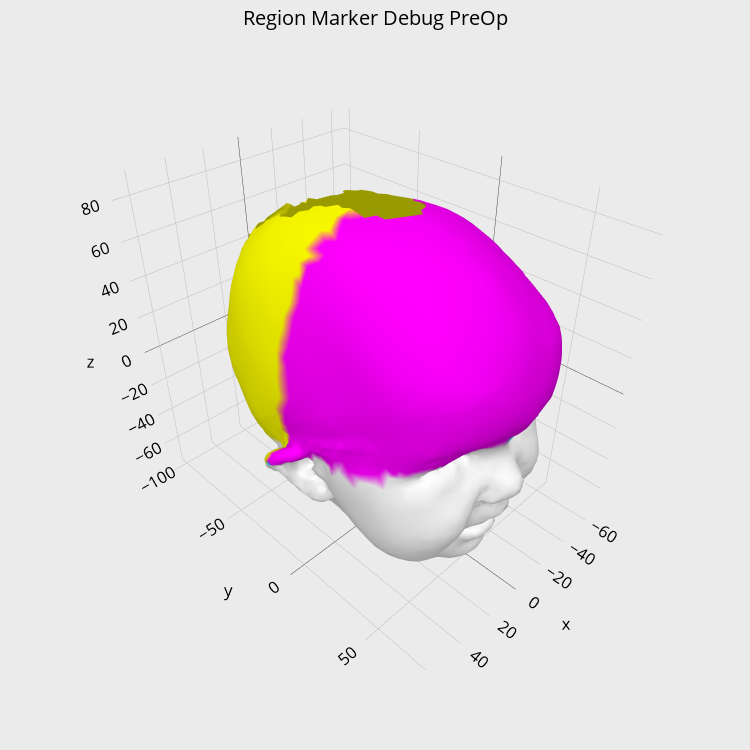
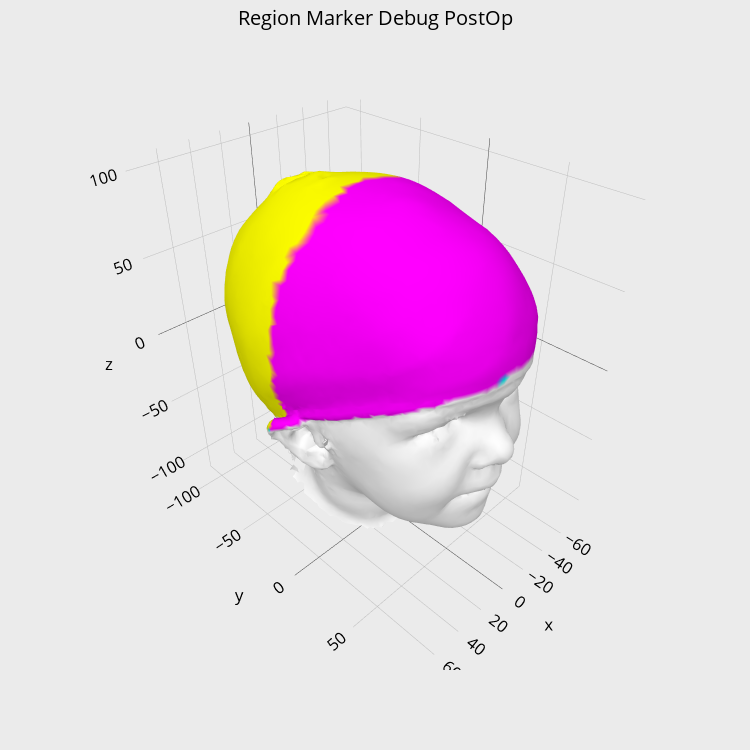

Notebook code cell kept with these figures, in order:
### Markdown cell above
BEGIN  - Main Code

### Code cell
#Example on single medical scan

import os
import re
patientDir = '/home/dstow/research/med/scans/SickKids/Phillips/Ps0399_ESC'
dirlist = os.listdir(patientDir)
#patients = list()

#For single patientDir, saved pre and post ops
opList = os.listdir(patientDir)
for op in opList:
    opDir = patientDir+'/'+op
    if(re.search("^Pre",op)):
        fileList = os.listdir(opDir)
        simpFound=False
        for file in fileList:
            if(re.search("simp.obj",file)):
                simpFound=True
                fileName = opDir+'/'+file
                preOpObjFile = open(fileName,"rt")
        if(not simpFound):
            print("Error: *simp.obj file not found for directory "+opDir)
    match=re.search("^Post.*(\d+\.\d+)",op)
    if(match):
        postOpYears=match.group(1)
        fileList = os.listdir(opDir)
        simpFound=False
        for file in fileList:
            if(re.search("simp.obj",file)):
                simpFound=True
                fileName = opDir+'/'+file
                postOpObjFile = open(fileName,"rt")
        if(not simpFound):
            print("Error: *simp.obj file not found for directory "+opDir)
            
preOpMesh = obj_data_to_Mesh(preOpObjFile.read())
postOpMesh = obj_data_to_Mesh(postOpObjFile.read())

currPatient=Patient(preOpMesh,postOpMesh,"test",0,"test",0)

currResultPre=Results(currPatient,isPre=True)
currResultPost=Results(currPatient,isPre=False)

preOpRegionFront=currResultPre.frontRegionVertices()
postOpRegionFront=currResultPost.frontRegionVertices()
preOpRegionBack=currResultPre.backRegionVertices()
postOpRegionBack=currResultPost.backRegionVertices()


print(preOpMesh.vertexDirectionalCurvatures[preOpRegionFront,0])
print(preOpMesh.vertexCurvatures[preOpRegionFront])
print(preOpMesh.vertexDirectionalCurvatures[preOpRegionFront,0]/preOpMesh.vertexCurvatures[preOpRegionFront])
print(np.mean(preOpMesh.vertexDirectionalCurvatures[preOpRegionFront,0]/preOpMesh.vertexCurvatures[preOpRegionFront]))
print(preOpMesh.vertexDirectionalCurvatures[preOpRegionFront,0]+preOpMesh.vertexDirectionalCurvatures[preOpRegionFront,1]+preOpMesh.vertexDirectionalCurvatures[preOpRegionFront,2])


print("PreReg:", len(preOpRegionFront),"-", preOpRegionFront)
print("PostReg:", len(postOpRegionFront),"-", postOpRegionFront)

# - display landmarks for pre and post
preBrow = preOpMesh.browRidgeIndex
preREar = preOpMesh.rightEarIndex
preLEar = preOpMesh.leftEarIndex
vertexColors=np.ones_like(preOpMesh.vertices)
vertexColors[preBrow,0]=0.0
vertexColors[preREar,0]=0.0
vertexColors[preLEar,0]=0.0
vertexColors[np.nonzero(preOpRegionFront),1]=0.0
vertexColors[np.nonzero(preOpRegionBack),2]=0.0
plot_mesh_custom(preOpMesh,vertexColors,"Region Marker Debug PreOp")
postBrow = postOpMesh.browRidgeIndex
postREar = postOpMesh.rightEarIndex
postLEar = postOpMesh.leftEarIndex
vertexColors=np.ones_like(postOpMesh.vertices)
vertexColors[postBrow,0]=0.0
vertexColors[postREar,0]=0.0
vertexColors[postLEar,0]=0.0
vertexColors[np.nonzero(postOpRegionFront),1]=0.0
vertexColors[np.nonzero(postOpRegionBack),2]=0.0
plot_mesh_custom(postOpMesh,vertexColors,"Region Marker Debug PostOp")

print("Visualized patient file "+patientDir)

print(currResultPre.globalResults["curvXRatio"])
print(currResultPost.globalResults["curvXRatio"])

### Figure 1 — Plotly figure (JSON) as saved in the notebook; plotly's stock layout.template omitted (floating-point values rounded to 4 significant figures; data arrays with more than 128 entries replaced by an {"elided": "..."} marker saying what was removed)
{"data": [{"i": {"elided": "8231 int values"}, "j": {"elided": "8231 int values"}, "k": {"elided": "8231 int values"}, "lighting": {"ambient": 0.6, "diffuse": 0.4, "fresnel": 0.2, "roughness": 0.9, "specular": 0}, "lightposition": {"x": 200, "y": 200, "z": 200}, "name": "", "showscale": false, "type": "mesh3d", "uid": "e2e8ba91-a240-4424-80fa-7db704b09cc4", "vertexcolor": {"elided": "4169x3 int values"}, "x": {"elided": "4169 float values"}, "y": {"elided": "4169 float values"}, "z": {"elided": "4169 float values"}}], "layout": {"font": {"color": "black", "size": 14}, "height": 750, "margin": {"t": 50}, "paper_bgcolor": "rgb(235,235,235)", "scene": {"aspectratio": {"x": 0.7425, "y": 1, "z": 0.9098}, "camera": {"eye": {"x": 1.1, "y": 1.1, "z": 1.1}}, "xaxis": {"visible": true}, "yaxis": {"visible": true}, "zaxis": {"visible": true}}, "title": {"text": "Region Marker Debug PreOp"}, "width": 750}}

### Figure 2 — Plotly figure (JSON) as saved in the notebook; plotly's stock layout.template omitted (floating-point values rounded to 4 significant figures; data arrays with more than 128 entries replaced by an {"elided": "..."} marker saying what was removed)
{"data": [{"i": {"elided": "16951 int values"}, "j": {"elided": "16951 int values"}, "k": {"elided": "16951 int values"}, "lighting": {"ambient": 0.6, "diffuse": 0.4, "fresnel": 0.2, "roughness": 0.9, "specular": 0}, "lightposition": {"x": 200, "y": 200, "z": 200}, "name": "", "showscale": false, "type": "mesh3d", "uid": "bcbcced1-afa0-4dde-bcba-0048e7c643a8", "vertexcolor": {"elided": "8608x3 int values"}, "x": {"elided": "8608 float values"}, "y": {"elided": "8608 float values"}, "z": {"elided": "8608 float values"}}], "layout": {"font": {"color": "black", "size": 14}, "height": 750, "margin": {"t": 50}, "paper_bgcolor": "rgb(235,235,235)", "scene": {"aspectratio": {"x": 0.6869, "y": 0.9155, "z": 1}, "camera": {"eye": {"x": 1.1, "y": 1.1, "z": 1.1}}, "xaxis": {"visible": true}, "yaxis": {"visible": true}, "zaxis": {"visible": true}}, "title": {"text": "Region Marker Debug PostOp"}, "width": 750}}
